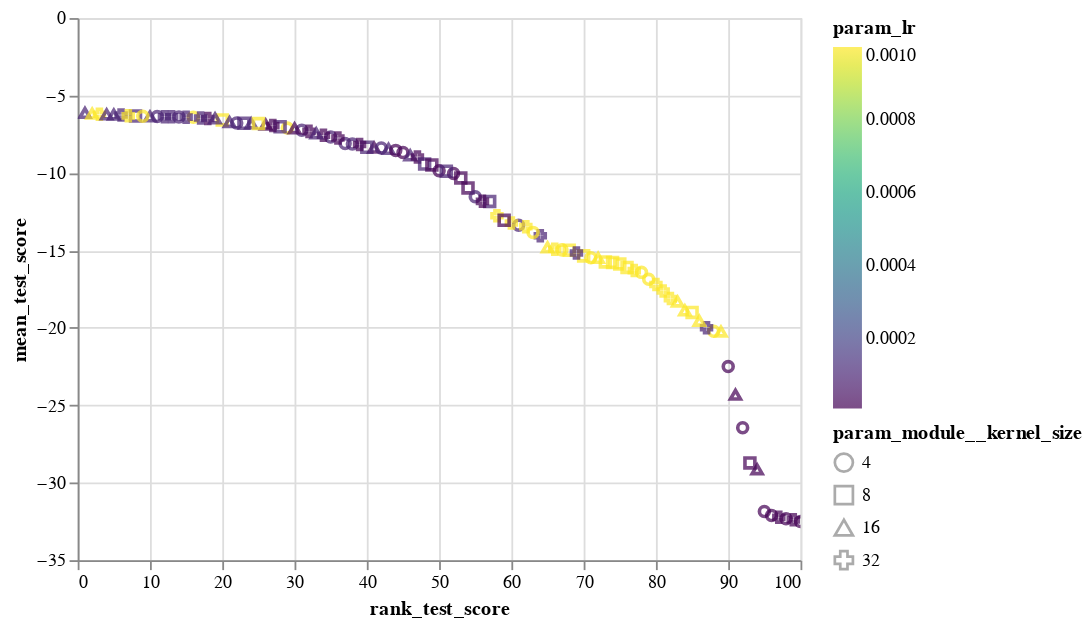

The notebook cell saved with this chart:
### Code cell
alt.Chart(sm_mres_df).mark_point().encode(
    x='rank_test_score:Q',
    y='mean_test_score:Q',
    color=alt.Color('param_lr:Q',scale=alt.Scale(scheme='viridis')),
#     column='param_module__num_filters:N',
#     detail='model_desc:N',
    shape="param_module__kernel_size:N"
    
).interactive()

### Figure 1 — Vega-Lite specification as saved in the notebook (floating-point values rounded to 4 significant figures)
{"config": {"view": {"continuousWidth": 400, "continuousHeight": 300}}, "data": {"name": "data-99c61007e8e73f7be5e240286edcebbe"}, "mark": "point", "encoding": {"color": {"type": "quantitative", "field": "param_lr", "scale": {"scheme": "viridis"}}, "shape": {"type": "nominal", "field": "param_module__kernel_size"}, "x": {"type": "quantitative", "field": "rank_test_score"}, "y": {"type": "quantitative", "field": "mean_test_score"}}, "selection": {"selector003": {"type": "interval", "bind": "scales", "encodings": ["x", "y"]}}, "$schema": "https://vega.github.io/schema/vega-lite/v4.8.1.json", "datasets": {"data-99c61007e8e73f7be5e240286edcebbe": [{"rank_test_score": 58, "mean_test_score": -12.76, "param_module__num_filters": 16, "param_module__kernel_size": 32, "param_lr": 0.001, "param_module__num_fc_nodes1": 10, "opt_name": "Adam"}, {"rank_test_score": 41, "mean_test_score": -8.373, "param_module__num_filters": 64, "param_module__kernel_size": 16, "param_lr": 1e-05, "param_module__num_fc_nodes1": 50, "opt_name": "Adam"}, {"rank_test_score": 40, "mean_test_score": -8.341, "param_module__num_filters": 128, "param_module__kernel_size": 8, "param_lr": 0.0001, "param_module__num_fc_nodes1": 25, "opt_name": "Adam"}, {"rank_test_score": 35, "mean_test_score": -7.683, "param_module__num_filters": 32, "param_module__kernel_size": 4, "param_lr": 0.0001, "param_module__num_fc_nodes1": 100, "opt_name": "Adam"}, {"rank_test_score": 14, "mean_test_score": -6.38, "param_module__num_filters": 32, "param_module__kernel_size": 4, "param_lr": 0.0001, "param_module__num_fc_nodes1": 25, "opt_name": "SGD"}, {"rank_test_score": 82, "mean_test_score": -18.11, "param_module__num_filters": 64, "param_module__kernel_size": 32, "param_lr": 0.001, "param_module__num_fc_nodes1": 100, "opt_name": "Adam"}, {"rank_test_score": 26, "mean_test_score": -6.887, "param_module__num_filters": 64, "param_module__kernel_size": 16, "param_lr": 1e-05, "param_module__num_fc_nodes1": 100, "opt_name": "RMSprop"}, {"rank_test_score": 3, "mean_test_score": -6.207, "param_module__num_filters": 32, "param_module__kernel_size": 32, "param_lr": 0.001, "param_module__num_fc_nodes1": 25, "opt_name": "Adagrad"}, {"rank_test_score": 29, "mean_test_score": -7.103, "param_module__num_filters": 128, "param_module__kernel_size": 4, "param_lr": 0.001, "param_module__num_fc_nodes1": 25, "opt_name": "SGD"}, {"rank_test_score": 88, "mean_test_score": -20.23, "param_module__num_filters": 128, "param_module__kernel_size": 4, "param_lr": 0.001, "param_module__num_fc_nodes1": 100, "opt_name": "AdamW"}, {"rank_test_score": 13, "mean_test_score": -6.374, "param_module__num_filters": 32, "param_module__kernel_size": 32, "param_lr": 0.0001, "param_module__num_fc_nodes1": 100, "opt_name": "SGD"}, {"rank_test_score": 61, "mean_test_score": -13.37, "param_module__num_filters": 32, "param_module__kernel_size": 4, "param_lr": 0.0001, "param_module__num_fc_nodes1": 25, "opt_name": "Adagrad"}, {"rank_test_score": 84, "mean_test_score": -18.88, "param_module__num_filters": 64, "param_module__kernel_size": 16, "param_lr": 0.001, "param_module__num_fc_nodes1": 25, "opt_name": "Adam"}, {"rank_test_score": 68, "mean_test_score": -14.98, "param_module__num_filters": 16, "param_module__kernel_size": 8, "param_lr": 0.001, "param_module__num_fc_nodes1": 25, "opt_name": "RMSprop"}, {"rank_test_score": 90, "mean_test_score": -22.5, "param_module__num_filters": 64, "param_module__kernel_size": 4, "param_lr": 1e-05, "param_module__num_fc_nodes1": 100, "opt_name": "SGD"}, {"rank_test_score": 45, "mean_test_score": -8.679, "param_module__num_filters": 32, "param_module__kernel_size": 4, "param_lr": 1e-05, "param_module__num_fc_nodes1": 50, "opt_name": "AdamW"}, {"rank_test_score": 73, "mean_test_score": -15.75, "param_module__num_filters": 16, "param_module__kernel_size": 8, "param_lr": 0.001, "param_module__num_fc_nodes1": 25, "opt_name": "Adam"}, {"rank_test_score": 53, "mean_test_score": -10.32, "param_module__num_filters": 32, "param_module__kernel_size": 8, "param_lr": 1e-05, "param_module__num_fc_nodes1": 100, "opt_name": "RMSprop"}, {"rank_test_score": 87, "mean_test_score": -19.99, "param_module__num_filters": 32, "param_module__kernel_size": 32, "param_lr": 0.0001, "param_module__num_fc_nodes1": 10, "opt_name": "Adagrad"}, {"rank_test_score": 74, "mean_test_score": -15.78, "param_module__num_filters": 64, "param_module__kernel_size": 8, "param_lr": 0.001, "param_module__num_fc_nodes1": 10, "opt_name": "RMSprop"}, {"rank_test_score": 83, "mean_test_score": -18.3, "param_module__num_filters": 32, "param_module__kernel_size": 16, "param_lr": 0.001, "param_module__num_fc_nodes1": 100, "opt_name": "AdamW"}, {"rank_test_score": 31, "mean_test_score": -7.242, "param_module__num_filters": 32, "param_module__kernel_size": 4, "param_lr": 0.0001, "param_module__num_fc_nodes1": 100, "opt_name": "AdamW"}, {"rank_test_score": 93, "mean_test_score": -28.72, "param_module__num_filters": 128, "param_module__kernel_size": 8, "param_lr": 1e-05, "param_module__num_fc_nodes1": 10, "opt_name": "Adagrad"}, {"rank_test_score": 20, "mean_test_score": -6.579, "param_module__num_filters": 64, "param_module__kernel_size": 8, "param_lr": 0.001, "param_module__num_fc_nodes1": 10, "opt_name": "SGD"}, {"rank_test_score": 52, "mean_test_score": -10.03, "param_module__num_filters": 64, "param_module__kernel_size": 4, "param_lr": 1e-05, "param_module__num_fc_nodes1": 25, "opt_name": "Adam"}, {"rank_test_score": 95, "mean_test_score": -31.86, "param_module__num_filters": 16, "param_module__kernel_size": 4, "param_lr": 1e-05, "param_module__num_fc_nodes1": 50, "opt_name": "SGD"}, {"rank_test_score": 66, "mean_test_score": -14.93, "param_module__num_filters": 32, "param_module__kernel_size": 32, "param_lr": 0.001, "param_module__num_fc_nodes1": 10, "opt_name": "AdamW"}, {"rank_test_score": 11, "mean_test_score": -6.358, "param_module__num_filters": 64, "param_module__kernel_size": 4, "param_lr": 0.0001, "param_module__num_fc_nodes1": 50, "opt_name": "SGD"}, {"rank_test_score": 71, "mean_test_score": -15.47, "param_module__num_filters": 64, "param_module__kernel_size": 4, "param_lr": 0.001, "param_module__num_fc_nodes1": 25, "opt_name": "RMSprop"}, {"rank_test_score": 6, "mean_test_score": -6.256, "param_module__num_filters": 64, "param_module__kernel_size": 32, "param_lr": 0.0001, "param_module__num_fc_nodes1": 10, "opt_name": "Adam"}, {"rank_test_score": 22, "mean_test_score": -6.771, "param_module__num_filters": 32, "param_module__kernel_size": 4, "param_lr": 0.0001, "param_module__num_fc_nodes1": 50, "opt_name": "Adam"}, {"rank_test_score": 89, "mean_test_score": -20.24, "param_module__num_filters": 128, "param_module__kernel_size": 16, "param_lr": 0.001, "param_module__num_fc_nodes1": 100, "opt_name": "AdamW"}, {"rank_test_score": 79, "mean_test_score": -16.86, "param_module__num_filters": 16, "param_module__kernel_size": 4, "param_lr": 0.001, "param_module__num_fc_nodes1": 50, "opt_name": "Adam"}, {"rank_test_score": 37, "mean_test_score": -8.101, "param_module__num_filters": 64, "param_module__kernel_size": 4, "param_lr": 0.0001, "param_module__num_fc_nodes1": 50, "opt_name": "Adam"}, {"rank_test_score": 16, "mean_test_score": -6.402, "param_module__num_filters": 128, "param_module__kernel_size": 4, "param_lr": 0.001, "param_module__num_fc_nodes1": 10, "opt_name": "Adagrad"}, {"rank_test_score": 8, "mean_test_score": -6.323, "param_module__num_filters": 128, "param_module__kernel_size": 8, "param_lr": 0.0001, "param_module__num_fc_nodes1": 25, "opt_name": "SGD"}, {"rank_test_score": 80, "mean_test_score": -17.2, "param_module__num_filters": 32, "param_module__kernel_size": 32, "param_lr": 0.001, "param_module__num_fc_nodes1": 100, "opt_name": "Adam"}, {"rank_test_score": 46, "mean_test_score": -8.867, "param_module__num_filters": 64, "param_module__kernel_size": 16, "param_lr": 0.0001, "param_module__num_fc_nodes1": 100, "opt_name": "Adam"}, {"rank_test_score": 86, "mean_test_score": -19.54, "param_module__num_filters": 64, "param_module__kernel_size": 16, "param_lr": 0.001, "param_module__num_fc_nodes1": 100, "opt_name": "AdamW"}, {"rank_test_score": 1, "mean_test_score": -6.131, "param_module__num_filters": 16, "param_module__kernel_size": 16, "param_lr": 0.0001, "param_module__num_fc_nodes1": 25, "opt_name": "RMSprop"}, {"rank_test_score": 18, "mean_test_score": -6.48, "param_module__num_filters": 128, "param_module__kernel_size": 32, "param_lr": 1e-05, "param_module__num_fc_nodes1": 50, "opt_name": "Adam"}, {"rank_test_score": 10, "mean_test_score": -6.357, "param_module__num_filters": 128, "param_module__kernel_size": 16, "param_lr": 0.0001, "param_module__num_fc_nodes1": 50, "opt_name": "SGD"}, {"rank_test_score": 2, "mean_test_score": -6.173, "param_module__num_filters": 32, "param_module__kernel_size": 16, "param_lr": 0.001, "param_module__num_fc_nodes1": 50, "opt_name": "Adagrad"}, {"rank_test_score": 38, "mean_test_score": -8.135, "param_module__num_filters": 128, "param_module__kernel_size": 4, "param_lr": 0.0001, "param_module__num_fc_nodes1": 10, "opt_name": "RMSprop"}, {"rank_test_score": 72, "mean_test_score": -15.49, "param_module__num_filters": 32, "param_module__kernel_size": 16, "param_lr": 0.001, "param_module__num_fc_nodes1": 25, "opt_name": "RMSprop"}, {"rank_test_score": 92, "mean_test_score": -26.45, "param_module__num_filters": 128, "param_module__kernel_size": 4, "param_lr": 1e-05, "param_module__num_fc_nodes1": 25, "opt_name": "SGD"}, {"rank_test_score": 81, "mean_test_score": -17.62, "param_module__num_filters": 128, "param_module__kernel_size": 32, "param_lr": 0.001, "param_module__num_fc_nodes1": 50, "opt_name": "AdamW"}, {"rank_test_score": 50, "mean_test_score": -9.853, "param_module__num_filters": 32, "param_module__kernel_size": 4, "param_lr": 1e-05, "param_module__num_fc_nodes1": 100, "opt_name": "AdamW"}, {"rank_test_score": 60, "mean_test_score": -13.24, "param_module__num_filters": 32, "param_module__kernel_size": 32, "param_lr": 0.001, "param_module__num_fc_nodes1": 100, "opt_name": "RMSprop"}, {"rank_test_score": 32, "mean_test_score": -7.316, "param_module__num_filters": 128, "param_module__kernel_size": 32, "param_lr": 1e-05, "param_module__num_fc_nodes1": 25, "opt_name": "Adam"}, {"rank_test_score": 76, "mean_test_score": -16.1, "param_module__num_filters": 128, "param_module__kernel_size": 8, "param_lr": 0.001, "param_module__num_fc_nodes1": 25, "opt_name": "RMSprop"}, {"rank_test_score": 70, "mean_test_score": -15.35, "param_module__num_filters": 128, "param_module__kernel_size": 8, "param_lr": 0.001, "param_module__num_fc_nodes1": 100, "opt_name": "RMSprop"}, {"rank_test_score": 47, "mean_test_score": -8.971, "param_module__num_filters": 16, "param_module__kernel_size": 32, "param_lr": 1e-05, "param_module__num_fc_nodes1": 100, "opt_name": "RMSprop"}, {"rank_test_score": 28, "mean_test_score": -7.018, "param_module__num_filters": 64, "param_module__kernel_size": 8, "param_lr": 0.0001, "param_module__num_fc_nodes1": 25, "opt_name": "AdamW"}, {"rank_test_score": 23, "mean_test_score": -6.791, "param_module__num_filters": 32, "param_module__kernel_size": 8, "param_lr": 0.0001, "param_module__num_fc_nodes1": 25, "opt_name": "RMSprop"}, {"rank_test_score": 36, "mean_test_score": -7.745, "param_module__num_filters": 128, "param_module__kernel_size": 32, "param_lr": 1e-05, "param_module__num_fc_nodes1": 25, "opt_name": "AdamW"}, {"rank_test_score": 27, "mean_test_score": -6.944, "param_module__num_filters": 128, "param_module__kernel_size": 32, "param_lr": 1e-05, "param_module__num_fc_nodes1": 50, "opt_name": "RMSprop"}, {"rank_test_score": 91, "mean_test_score": -24.32, "param_module__num_filters": 128, "param_module__kernel_size": 16, "param_lr": 1e-05, "param_module__num_fc_nodes1": 50, "opt_name": "Adagrad"}, {"rank_test_score": 54, "mean_test_score": -10.97, "param_module__num_filters": 128, "param_module__kernel_size": 8, "param_lr": 1e-05, "param_module__num_fc_nodes1": 10, "opt_name": "Adam"}, {"rank_test_score": 34, "mean_test_score": -7.568, "param_module__num_filters": 128, "param_module__kernel_size": 32, "param_lr": 1e-05, "param_module__num_fc_nodes1": 10, "opt_name": "RMSprop"}, {"rank_test_score": 57, "mean_test_score": -11.84, "param_module__num_filters": 64, "param_module__kernel_size": 8, "param_lr": 0.0001, "param_module__num_fc_nodes1": 50, "opt_name": "Adagrad"}, {"rank_test_score": 17, "mean_test_score": -6.457, "param_module__num_filters": 16, "param_module__kernel_size": 32, "param_lr": 0.0001, "param_module__num_fc_nodes1": 100, "opt_name": "AdamW"}, {"rank_test_score": 78, "mean_test_score": -16.42, "param_module__num_filters": 32, "param_module__kernel_size": 4, "param_lr": 0.001, "param_module__num_fc_nodes1": 10, "opt_name": "Adam"}, {"rank_test_score": 5, "mean_test_score": -6.229, "param_module__num_filters": 32, "param_module__kernel_size": 16, "param_lr": 0.0001, "param_module__num_fc_nodes1": 10, "opt_name": "Adam"}, {"rank_test_score": 48, "mean_test_score": -9.422, "param_module__num_filters": 64, "param_module__kernel_size": 8, "param_lr": 0.0001, "param_module__num_fc_nodes1": 100, "opt_name": "Adagrad"}, {"rank_test_score": 39, "mean_test_score": -8.166, "param_module__num_filters": 64, "param_module__kernel_size": 32, "param_lr": 1e-05, "param_module__num_fc_nodes1": 50, "opt_name": "AdamW"}, {"rank_test_score": 19, "mean_test_score": -6.482, "param_module__num_filters": 16, "param_module__kernel_size": 16, "param_lr": 0.0001, "param_module__num_fc_nodes1": 100, "opt_name": "Adam"}, {"rank_test_score": 42, "mean_test_score": -8.386, "param_module__num_filters": 32, "param_module__kernel_size": 4, "param_lr": 0.0001, "param_module__num_fc_nodes1": 100, "opt_name": "RMSprop"}, {"rank_test_score": 62, "mean_test_score": -13.47, "param_module__num_filters": 16, "param_module__kernel_size": 32, "param_lr": 0.001, "param_module__num_fc_nodes1": 100, "opt_name": "RMSprop"}, {"rank_test_score": 15, "mean_test_score": -6.397, "param_module__num_filters": 32, "param_module__kernel_size": 32, "param_lr": 0.0001, "param_module__num_fc_nodes1": 50, "opt_name": "SGD"}, {"rank_test_score": 65, "mean_test_score": -14.8, "param_module__num_filters": 64, "param_module__kernel_size": 16, "param_lr": 0.001, "param_module__num_fc_nodes1": 25, "opt_name": "RMSprop"}, {"rank_test_score": 21, "mean_test_score": -6.715, "param_module__num_filters": 32, "param_module__kernel_size": 16, "param_lr": 0.0001, "param_module__num_fc_nodes1": 25, "opt_name": "RMSprop"}, {"rank_test_score": 33, "mean_test_score": -7.449, "param_module__num_filters": 32, "param_module__kernel_size": 16, "param_lr": 0.0001, "param_module__num_fc_nodes1": 100, "opt_name": "Adam"}, {"rank_test_score": 43, "mean_test_score": -8.449, "param_module__num_filters": 128, "param_module__kernel_size": 16, "param_lr": 0.0001, "param_module__num_fc_nodes1": 25, "opt_name": "Adam"}, {"rank_test_score": 4, "mean_test_score": -6.221, "param_module__num_filters": 16, "param_module__kernel_size": 16, "param_lr": 0.0001, "param_module__num_fc_nodes1": 10, "opt_name": "AdamW"}, {"rank_test_score": 51, "mean_test_score": -9.882, "param_module__num_filters": 32, "param_module__kernel_size": 8, "param_lr": 0.0001, "param_module__num_fc_nodes1": 100, "opt_name": "Adagrad"}, {"rank_test_score": 97, "mean_test_score": -32.23, "param_module__num_filters": 16, "param_module__kernel_size": 32, "param_lr": 1e-05, "param_module__num_fc_nodes1": 50, "opt_name": "Adagrad"}, {"rank_test_score": 85, "mean_test_score": -19.01, "param_module__num_filters": 32, "param_module__kernel_size": 8, "param_lr": 0.001, "param_module__num_fc_nodes1": 100, "opt_name": "AdamW"}, {"rank_test_score": 99, "mean_test_score": -32.4, "param_module__num_filters": 16, "param_module__kernel_size": 32, "param_lr": 1e-05, "param_module__num_fc_nodes1": 100, "opt_name": "Adagrad"}, {"rank_test_score": 67, "mean_test_score": -14.97, "param_module__num_filters": 128, "param_module__kernel_size": 4, "param_lr": 0.001, "param_module__num_fc_nodes1": 50, "opt_name": "RMSprop"}, {"rank_test_score": 94, "mean_test_score": -29.14, "param_module__num_filters": 64, "param_module__kernel_size": 16, "param_lr": 1e-05, "param_module__num_fc_nodes1": 25, "opt_name": "Adagrad"}, {"rank_test_score": 30, "mean_test_score": -7.121, "param_module__num_filters": 128, "param_module__kernel_size": 16, "param_lr": 1e-05, "param_module__num_fc_nodes1": 100, "opt_name": "AdamW"}, {"rank_test_score": 49, "mean_test_score": -9.484, "param_module__num_filters": 32, "param_module__kernel_size": 8, "param_lr": 1e-05, "param_module__num_fc_nodes1": 25, "opt_name": "Adam"}, {"rank_test_score": 55, "mean_test_score": -11.54, "param_module__num_filters": 64, "param_module__kernel_size": 4, "param_lr": 0.0001, "param_module__num_fc_nodes1": 50, "opt_name": "Adagrad"}, {"rank_test_score": 75, "mean_test_score": -15.88, "param_module__num_filters": 64, "param_module__kernel_size": 8, "param_lr": 0.001, "param_module__num_fc_nodes1": 100, "opt_name": "RMSprop"}, {"rank_test_score": 64, "mean_test_score": -14.05, "param_module__num_filters": 32, "param_module__kernel_size": 32, "param_lr": 0.0001, "param_module__num_fc_nodes1": 25, "opt_name": "Adagrad"}, {"rank_test_score": 63, "mean_test_score": -13.84, "param_module__num_filters": 16, "param_module__kernel_size": 4, "param_lr": 0.001, "param_module__num_fc_nodes1": 10, "opt_name": "AdamW"}, {"rank_test_score": 44, "mean_test_score": -8.543, "param_module__num_filters": 128, "param_module__kernel_size": 4, "param_lr": 1e-05, "param_module__num_fc_nodes1": 25, "opt_name": "Adam"}, {"rank_test_score": 69, "mean_test_score": -15.17, "param_module__num_filters": 16, "param_module__kernel_size": 32, "param_lr": 0.0001, "param_module__num_fc_nodes1": 25, "opt_name": "Adagrad"}, {"rank_test_score": 24, "mean_test_score": -6.808, "param_module__num_filters": 16, "param_module__kernel_size": 16, "param_lr": 0.0001, "param_module__num_fc_nodes1": 100, "opt_name": "RMSprop"}, {"rank_test_score": 96, "mean_test_score": -32.12, "param_module__num_filters": 16, "param_module__kernel_size": 4, "param_lr": 1e-05, "param_module__num_fc_nodes1": 100, "opt_name": "Adagrad"}, {"rank_test_score": 12, "mean_test_score": -6.369, "param_module__num_filters": 64, "param_module__kernel_size": 32, "param_lr": 0.0001, "param_module__num_fc_nodes1": 50, "opt_name": "SGD"}, {"rank_test_score": 56, "mean_test_score": -11.83, "param_module__num_filters": 32, "param_module__kernel_size": 32, "param_lr": 1e-05, "param_module__num_fc_nodes1": 10, "opt_name": "RMSprop"}, {"rank_test_score": 7, "mean_test_score": -6.313, "param_module__num_filters": 16, "param_module__kernel_size": 32, "param_lr": 0.001, "param_module__num_fc_nodes1": 10, "opt_name": "Adagrad"}, {"rank_test_score": 59, "mean_test_score": -13.06, "param_module__num_filters": 64, "param_module__kernel_size": 8, "param_lr": 1e-05, "param_module__num_fc_nodes1": 10, "opt_name": "RMSprop"}, {"rank_test_score": 25, "mean_test_score": -6.81, "param_module__num_filters": 128, "param_module__kernel_size": 8, "param_lr": 0.001, "param_module__num_fc_nodes1": 25, "opt_name": "Adagrad"}, {"rank_test_score": 100, "mean_test_score": -32.5, "param_module__num_filters": 16, "param_module__kernel_size": 4, "param_lr": 1e-05, "param_module__num_fc_nodes1": 10, "opt_name": "SGD"}, {"rank_test_score": 77, "mean_test_score": -16.3, "param_module__num_filters": 32, "param_module__kernel_size": 32, "param_lr": 0.001, "param_module__num_fc_nodes1": 50, "opt_name": "Adam"}, {"rank_test_score": 98, "mean_test_score": -32.32, "param_module__num_filters": 16, "param_module__kernel_size": 4, "param_lr": 1e-05, "param_module__num_fc_nodes1": 100, "opt_name": "SGD"}, {"rank_test_score": 9, "mean_test_score": -6.342, "param_module__num_filters": 16, "param_module__kernel_size": 4, "param_lr": 0.001, "param_module__num_fc_nodes1": 10, "opt_name": "Adagrad"}]}}
